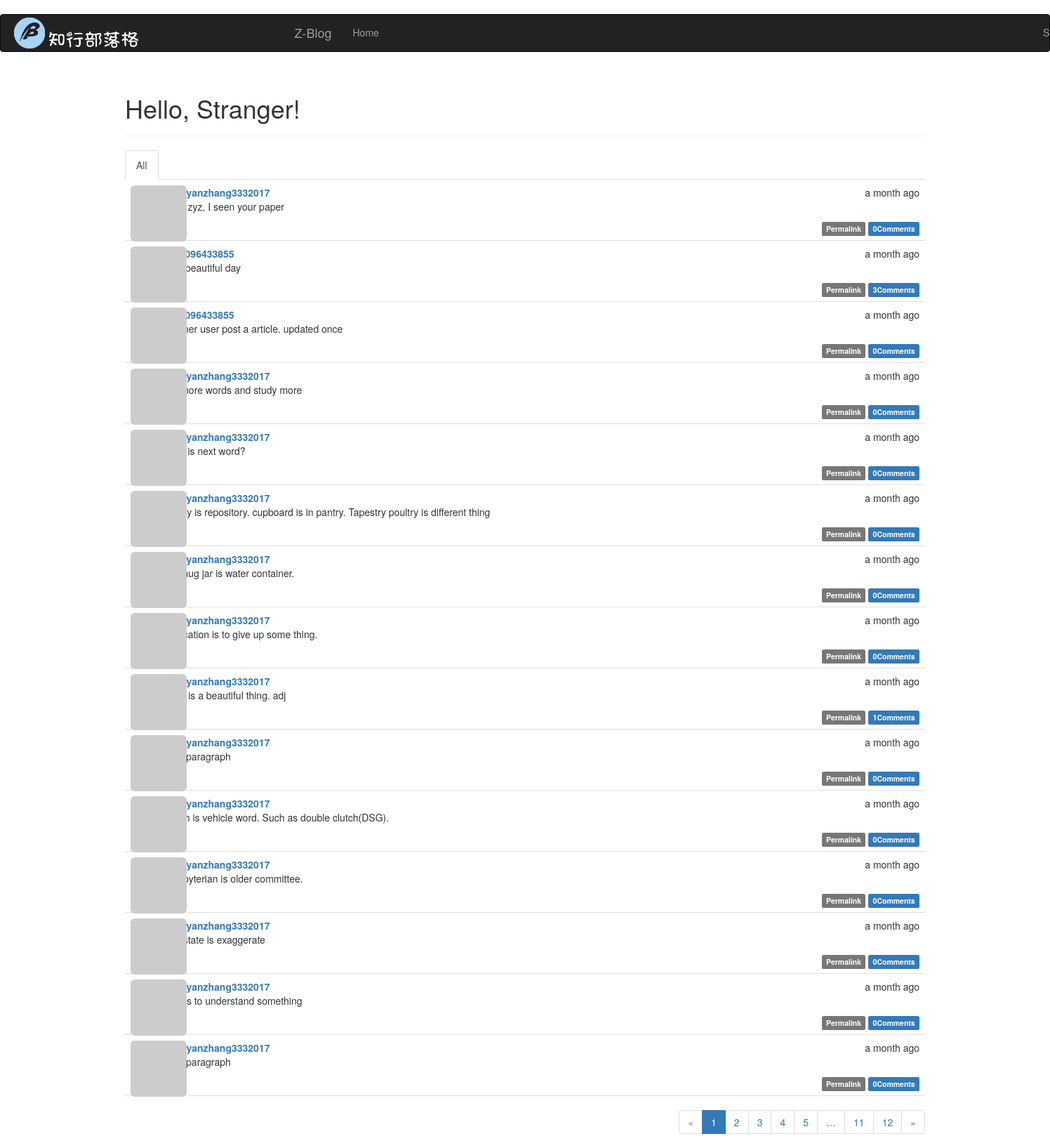
Before: / with the older database file.
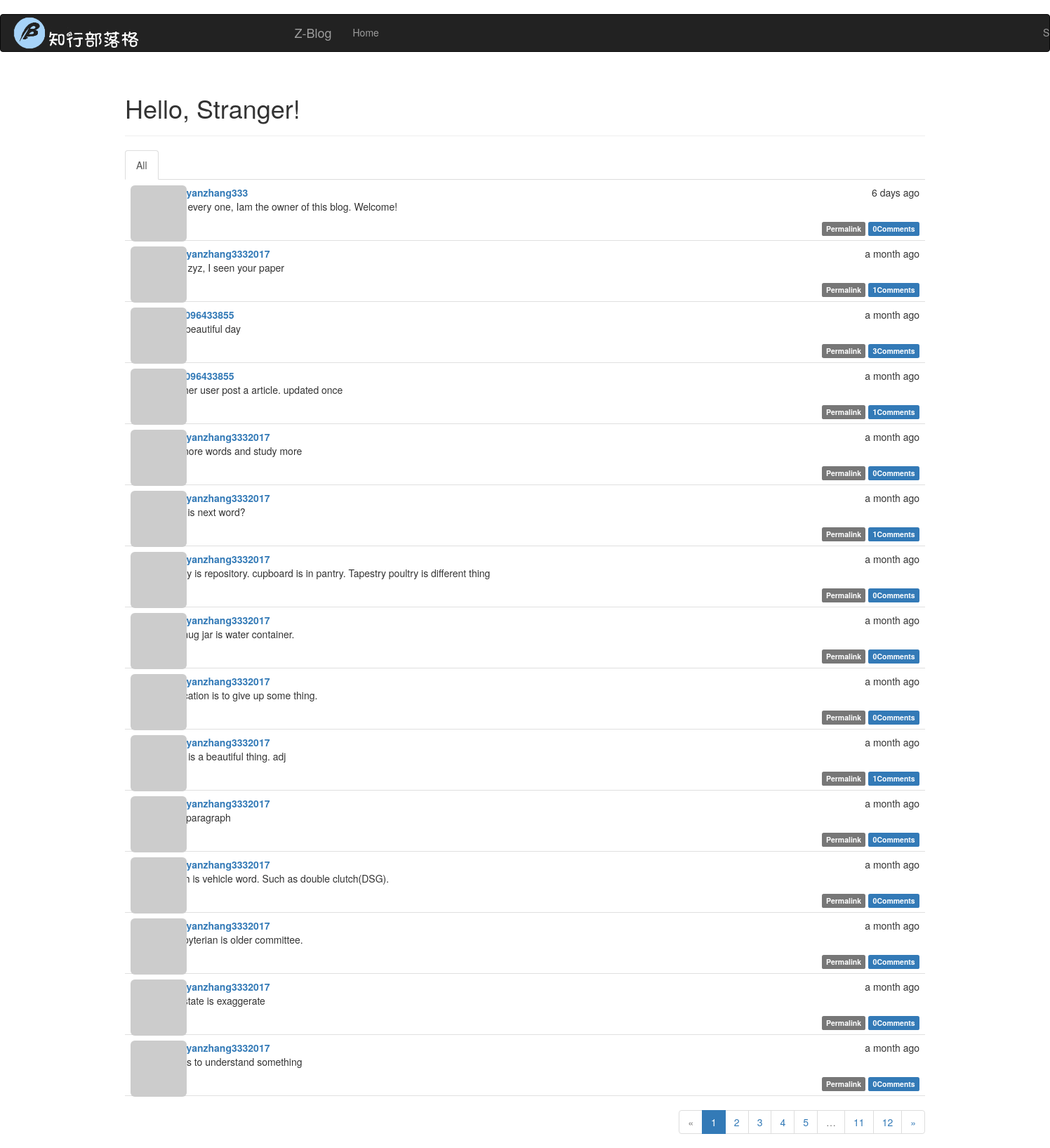
After: the same page with the newer database file.
### app/models.py (models this page shows, shortened)
class Post(db.Model):
    __tablename__='posts'
    id = db.Column(db.Integer,primary_key=True)
    body = db.Column(db.Text)
    body_html=db.Column(db.Text)
    timestamp=db.Column(db.DateTime,index=True,default=datetime.utcnow)
    author_id=db.Column(db.Integer,db.ForeignKey('users.id'))
    comments=db.relationship('Comment',backref='post',lazy='dynamic')

class User(UserMixin,db.Model):
    __tablename__ = 'users'
    id = db.Column(db.Integer, primary_key=True)
    email = db.Column(db.String(64), unique=True, index=True)
    username = db.Column(db.String(64), unique=True, index=True)
    role_id = db.Column(db.Integer, db.ForeignKey('roles.id'))
    password_hash=db.Column(db.String(128))
    confirmed =db.Column(db.Boolean,default=False)
    posts   =db.relationship('Post',   backref='author',lazy='dynamic')
    comments=db.relationship('Comment',backref='author',lazy='dynamic')
    followed = db.relationship('Follow',
                                foreign_keys=[Follow.follower_id],
                                backref=db.backref('follower', lazy='joined'),
                                lazy='dynamic',
                                cascade='all, delete-orphan')
    followers = db.relationship('Follow',
                                foreign_keys=[Follow.followed_id],
                                backref=db.backref('followed', lazy='joined'),
                                lazy='dynamic',
                                cascade='all, delete-orphan')
    @property
    def password(self):
        raise AttributeError ('password is not a readable attribute')
    name= db.Column(db.String(64))
    location=db.Column(db.String(64))
    about_me=db.Column(db.Text())
    member_since=db.Column(db.DateTime(),default=datetime.utcnow)
    last_seen=db.Column(db.DateTime(),default=datetime.utcnow)
    avatar_hash =db.Column(db.String(32))
    def gravatar(self,size=100,default='identicon',rating='g'):
        if request.is_secure:
            url='https://secure.gravatar.com/avatar'
        else:
            url='http://www.gravatar.com/avatar'
        hash=self.avatar_hash or hashlib.md5(self.email.encode('utf-8')).hexdigest()
        return '{url}/{hash}?s={size}&d={default}&r={rating}'.\
            format(url=url,hash=hash,size=size,default=default,rating=rating)
    '''
    def change_email(self,token):
        pass
        self.email=new_email
        self.avatar_hashself.avatar_hash=hashlib.md5(self.email.encode('utf-8')).hexdigest()
        db.session.add(self)
    '''

### app/main/views.py (the view)
@main.route('/', methods=['GET', 'POST'])
def index():
    form = PostForm()
    if current_user.can(Permission.WRITE_ARTICLES) and\
            form.validate_on_submit():
        post=Post(body=form.body.data,author=current_user._get_current_object())
        db.session.add(post)
        return redirect(url_for('.index'))
    page=request.args.get('page',1,type=int)
    show_followed=False
    if current_user.is_authenticated:
        show_followed=bool(request.cookies.get('show_followed',''))
    if show_followed:
        query =current_user.followed_posts
    else:
        query = Post.query
    pagination=query.order_by(Post.timestamp.desc()).paginate(\
            page,per_page=15,error_out=False)
    posts=pagination.items
    return render_template('index.html',form=form,posts=posts,pagination=pagination\
            ,show_followed=show_followed)

### app/auth/views.py (called while the page is built)
@auth.before_app_request
def before_request():
    if current_user.is_authenticated:
        current_user.ping()
        if not current_user.confirmed\
                and request.endpoint[:5]!='auth.'\
                and request.endpoint !='static':
            return redirect(url_for('auth.unconfirmed'))

### app/main/__init__.py (called while the page is built)
@main.app_context_processor
def inject_permissions():
    return dict(Permission=Permission)

### app/models.py (called while the page is built)
    def can(self,permissions):
        return False

    def is_administrator(self):
        return False

### app/templates/index.html (shortened to what this page needs)
{% extends "base.html" %}
{% import "bootstrap/wtf.html" as wtf %}
{% import "_macros.html" as macros %}
{% block page_content %}
<div class="page-header">
    <h1>Hello, {% if current_user.is_authenticated %}{{ current_user.username }}{% else %}Stranger{% endif %}!</h1>
</div>
<div class="post-tabs">
    <ul class="nav nav-tabs">
        <li {% if not show_followed%} class = "active"{%endif%}><a href="{{url_for('.show_all')}}">All</a></li>
    </ul>
    {% include '_posts.html'%}
</div>
{% if pagination %}
<div class="pagination">
    {{macros.pagination_widget(pagination,'.index')}}
</div>
{% endif %}
{% endblock %}

### app/templates/_posts.html (shortened to what this page needs)
<ul class="posts">
    {% for post in posts %}
    <li class="post">
        <div class="post-thumbnail">
            <a href="{{ url_for('.user', username=post.author.username) }}">
                <img class="img-rounded profile-thumbnail" src="{{ post.author.gravatar(size=40) }}">
            </a>
        </div>
        <div class="post-content">
            <div class="post-date">{{ moment(post.timestamp).fromNow() }}</div>
            <div class="post-author"><a href="{{ url_for('.user', username=post.author.username) }}">{{ post.author.username }}</a></div>
            <div class="post-body">
                {% if post.body_html %}
                    {{ post.body_html | safe }}
                {% else %}
                    {{ post.body }}
                {% endif %}
            </div>
            <div class="post-footer">
                <a href="{{ url_for('.post', id=post.id) }}">
                    <span class="label label-default">Permalink</span>
                </a>
                <a href="{{url_for('.post',id=post.id)}}#comments">
                    <span class="label label-primary">
                        {{post.comments.count()}}Comments
                    </span>
                </a>
            </div>
        </div>
    </li>
    {% endfor %}
</ul>

Changed rows visible on the page:
no longer on this page (row unchanged): Post: timestamp "a month ago", author.username "zhaoyanzhang3332017", body_html "10th paragraph", comments.count "0"
added Post: timestamp "6 days ago", author.username "zhaoyanzhang333", body_html "hello every one, Iam the owner of this blog. Welcome!", comments.count "0"
computed for Post "hello zyz, I seen your paper": comments.count "0" → "1"
computed for Post "another user post a article. updated once": comments.count "0" → "1"
computed for Post "what is next word?": comments.count "0" → "1"
